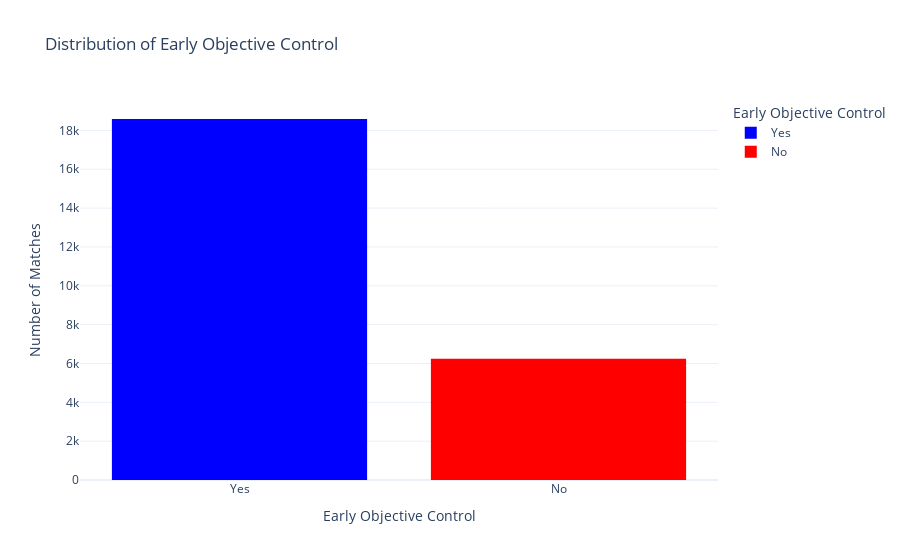

Notebook source saved alongside this figure:
### Code cell
df_team["objective_label"] = df_team["early_objective_control"].map({
    0: "No",
    1: "Yes"
})

fig2 = px.histogram(
    df_team,
    x="objective_label",
    color="objective_label",
    title="Distribution of Early Objective Control",
    labels={
        "objective_label": "Early Objective Control",
        "count": "Number of Matches"
    },
    color_discrete_map={
        "No": "red",
        "Yes": "blue"
    }
)

fig2.update_layout(
    yaxis_title="Number of Matches",
    template="plotly_white"
)

fig2.show()

### Figure 1 — Plotly figure (JSON) as saved in the notebook; plotly's stock layout.template omitted (floating-point values rounded to 4 significant figures; data arrays with more than 128 entries replaced by an {"elided": "..."} marker saying what was removed)
{"data": [{"bingroup": "x", "hovertemplate": "Early Objective Control=%{x}<br>count=%{y}<extra></extra>", "legendgroup": "Yes", "marker": {"color": "blue", "pattern": {"shape": ""}}, "name": "Yes", "orientation": "v", "showlegend": true, "type": "histogram", "x": {"elided": "18589 str values"}, "xaxis": "x", "yaxis": "y"}, {"bingroup": "x", "hovertemplate": "Early Objective Control=%{x}<br>count=%{y}<extra></extra>", "legendgroup": "No", "marker": {"color": "red", "pattern": {"shape": ""}}, "name": "No", "orientation": "v", "showlegend": true, "type": "histogram", "x": {"elided": "6241 str values"}, "xaxis": "x", "yaxis": "y"}], "layout": {"barmode": "relative", "legend": {"title": {"text": "Early Objective Control"}, "tracegroupgap": 0}, "title": {"text": "Distribution of Early Objective Control"}, "xaxis": {"anchor": "y", "categoryarray": ["Yes", "No"], "categoryorder": "array", "domain": [0, 1], "title": {"text": "Early Objective Control"}}, "yaxis": {"anchor": "x", "domain": [0, 1], "title": {"text": "Number of Matches"}}}}
